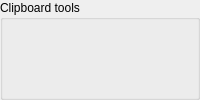
            <widget class="QGroupBox" name="groupBox_3">
             <property name="title">
              <string>Clipboard tools</string>
             </property>
             <layout class="QGridLayout" name="_6">
              <property name="leftMargin">
               <number>2</number>
              </property>
              <property name="topMargin">
               <number>2</number>
              </property>
              <property name="rightMargin">
               <number>2</number>
              </property>
              <property name="bottomMargin">
               <number>2</number>
              </property>
              <property name="spacing">
               <number>2</number>
              </property>
              <item row="0" column="0">
               <widget class="QPushButton" name="cutButton">
                <property name="sizePolicy">
                 <sizepolicy hsizetype="Fixed" vsizetype="Fixed">
                  <horstretch>0</horstretch>
                  <verstretch>0</verstretch>
                 </sizepolicy>
                </property>
                <property name="minimumSize">
                 <size>
                  <width>25</width>
                  <height>25</height>
                 </size>
                </property>
                <property name="maximumSize">
                 <size>
                  <width>25</width>
                  <height>25</height>
                 </size>
                </property>
                <property name="focusPolicy">
                 <enum>Qt::NoFocus</enum>
                </property>
                <property name="toolTip">
                 <string>cut</string>
                </property>
                <property name="whatsThis">
                 <string/>
                </property>
                <property name="text">
                 <string/>
                </property>
                <property name="icon">
                 <iconset theme="edit-cut" resource="board.qrc">
                  <normaloff>:/boardicons/resources/pics/editcut.png</normaloff>:/boardicons/resources/pics/editcut.png</iconset>
                </property>
                <property name="iconSize">
                 <size>
                  <width>22</width>
                  <height>22</height>
                 </size>
                </property>
                <property name="checkable">
                 <bool>false</bool>
                </property>
                <property name="flat">
                 <bool>true</bool>
                </property>
               </widget>
              </item>
              <item row="0" column="1">
               <widget class="QPushButton" name="pasteButton">
                <property name="sizePolicy">
                 <sizepolicy hsizetype="Fixed" vsizetype="Fixed">
                  <horstretch>0</horstretch>
                  <verstretch>0</verstretch>
                 </sizepolicy>
                </property>
                <property name="minimumSize">
                 <size>
                  <width>25</width>
                  <height>25</height>
                 </size>
                </property>
                <property name="maximumSize">
                 <size>
                  <width>25</width>
                  <height>25</height>
                 </size>
                </property>
                <property name="focusPolicy">
                 <enum>Qt::NoFocus</enum>
                </property>
                <property name="toolTip">
                 <string>paste</string>
                </property>
                <property name="whatsThis">
                 <string/>
                </property>
                <property name="text">
                 <string/>
                </property>
                <property name="icon">
                 <iconset theme="edit-paste">
                  <normaloff>.</normaloff>.</iconset>
                </property>
                <property name="iconSize">
                 <size>
                  <width>22</width>
                  <height>22</height>
                 </size>
                </property>
                <property name="checkable">
                 <bool>false</bool>
                </property>
                <property name="flat">
                 <bool>true</bool>
                </property>
               </widget>
              </item>
              <item row="0" column="2">
               <widget class="QPushButton" name="pasteAsVarButton">
                <property name="sizePolicy">
                 <sizepolicy hsizetype="Fixed" vsizetype="Fixed">
                  <horstretch>0</horstretch>
                  <verstretch>0</verstretch>
                 </sizepolicy>
                </property>
                <property name="minimumSize">
                 <size>
                  <width>25</width>
                  <height>25</height>
                 </size>
                </property>
                <property name="maximumSize">
                 <size>
                  <width>25</width>
                  <height>25</height>
                 </size>
                </property>
                <property name="focusPolicy">
                 <enum>Qt::NoFocus</enum>
                </property>
                <property name="toolTip">
                 <string>paste as variation</string>
                </property>
                <property name="whatsThis">
                 <string/>
                </property>
                <property name="text">
                 <string/>
                </property>
                <property name="icon">
                 <iconset resource="board.qrc">
                  <normaloff>:/boardicons/resources/pics/paste_as_var.png</normaloff>:/boardicons/resources/pics/paste_as_var.png</iconset>
                </property>
                <property name="iconSize">
                 <size>
                  <width>22</width>
                  <height>22</height>
                 </size>
                </property>
                <property name="checkable">
                 <bool>false</bool>
                </property>
                <property name="flat">
                 <bool>true</bool>
                </property>
               </widget>
              </item>
             </layout>
            </widget>
